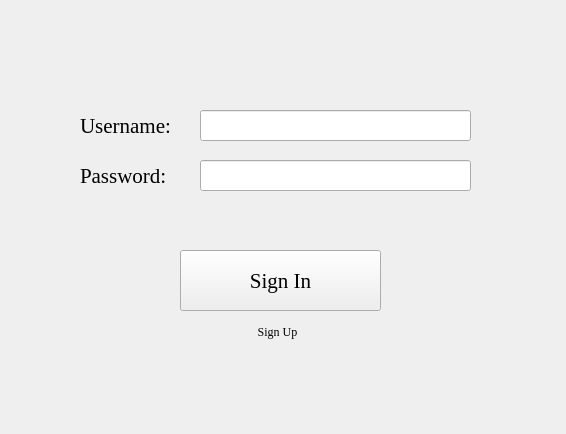
<?xml version="1.0" encoding="UTF-8"?>
<ui version="4.0">
 <class>LoginWidget</class>
 <widget class="QWidget" name="LoginWidget">
  <property name="geometry">
   <rect>
    <x>0</x>
    <y>0</y>
    <width>566</width>
    <height>434</height>
   </rect>
  </property>
  <property name="windowTitle">
   <string>LoginWidget</string>
  </property>
  <widget class="QLineEdit" name="PswLine">
   <property name="geometry">
    <rect>
     <x>200</x>
     <y>160</y>
     <width>271</width>
     <height>31</height>
    </rect>
   </property>
   <property name="font">
    <font>
     <family>Times New Roman</family>
     <pointsize>16</pointsize>
    </font>
   </property>
   <property name="echoMode">
    <enum>QLineEdit::Password</enum>
   </property>
   <property name="dragEnabled">
    <bool>false</bool>
   </property>
   <property name="readOnly">
    <bool>false</bool>
   </property>
  </widget>
  <widget class="QPushButton" name="SignIn">
   <property name="geometry">
    <rect>
     <x>180</x>
     <y>250</y>
     <width>201</width>
     <height>61</height>
    </rect>
   </property>
   <property name="font">
    <font>
     <family>Times New Roman</family>
     <pointsize>16</pointsize>
    </font>
   </property>
   <property name="cursor">
    <cursorShape>PointingHandCursor</cursorShape>
   </property>
   <property name="text">
    <string>Sign In</string>
   </property>
  </widget>
  <widget class="QLabel" name="Username">
   <property name="geometry">
    <rect>
     <x>80</x>
     <y>110</y>
     <width>121</width>
     <height>31</height>
    </rect>
   </property>
   <property name="font">
    <font>
     <family>Times New Roman</family>
     <pointsize>16</pointsize>
    </font>
   </property>
   <property name="text">
    <string>Username:</string>
   </property>
  </widget>
  <widget class="QLineEdit" name="UsrLine">
   <property name="geometry">
    <rect>
     <x>200</x>
     <y>110</y>
     <width>271</width>
     <height>31</height>
    </rect>
   </property>
   <property name="font">
    <font>
     <family>Times New Roman</family>
     <pointsize>16</pointsize>
    </font>
   </property>
  </widget>
  <widget class="QLabel" name="Password">
   <property name="geometry">
    <rect>
     <x>80</x>
     <y>160</y>
     <width>111</width>
     <height>31</height>
    </rect>
   </property>
   <property name="font">
    <font>
     <family>Times New Roman</family>
     <pointsize>16</pointsize>
    </font>
   </property>
   <property name="text">
    <string>Password:</string>
   </property>
  </widget>
  <widget class="QPushButton" name="SignUp">
   <property name="geometry">
    <rect>
     <x>240</x>
     <y>320</y>
     <width>75</width>
     <height>24</height>
    </rect>
   </property>
   <property name="font">
    <font>
     <family>Times New Roman</family>
    </font>
   </property>
   <property name="cursor">
    <cursorShape>PointingHandCursor</cursorShape>
   </property>
   <property name="text">
    <string>Sign Up</string>
   </property>
   <property name="flat">
    <bool>true</bool>
   </property>
  </widget>
 </widget>
 <layoutdefault spacing="6" margin="11"/>
 <resources/>
 <connections/>
</ui>
